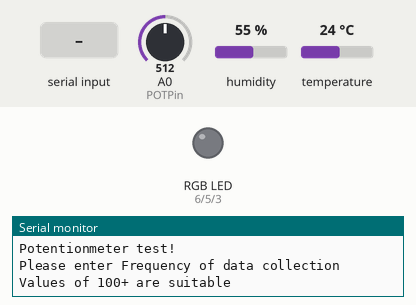
Simulated run of this sketch. Board: Arduino Uno, built with avr-gcc and run on an emulated ATmega328P. On the bench: an RGB LED mixed from three pins (HIGH = lit), the last lines printed to the serial monitor. The inputs (shaded band) are chosen by the test bench; at power-on: A0 (POTPin) = 512, humidity 55 %, temperature 24 °C. Dim RGB values are drawn brighter than linear.

Above: at 0.8 s.
0.9 s: "90,45\n" received over Serial
At 2.3 s:
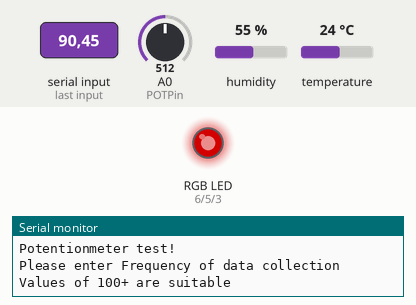
2.9 s: A0 (POTPin) set to 900
At 4.5 s:
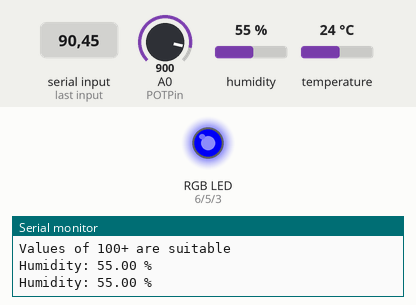
4.8 s: A0 (POTPin) set to 828
6.8 s: A0 (POTPin) set to 805
At 8.0 s:
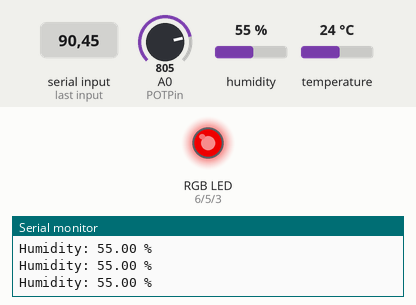
8.8 s: A0 (POTPin) set to 122
At 10.3 s:
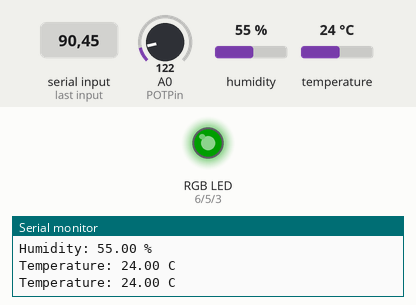
10.7 s: A0 (POTPin) set to 193
At 12.0 s:
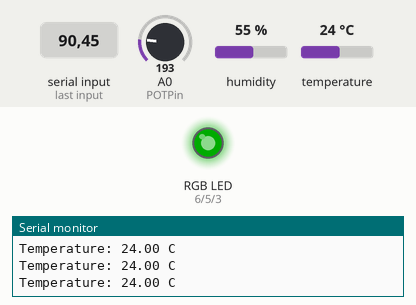
12.7 s: A0 (POTPin) set to 221
At 13.7 s:
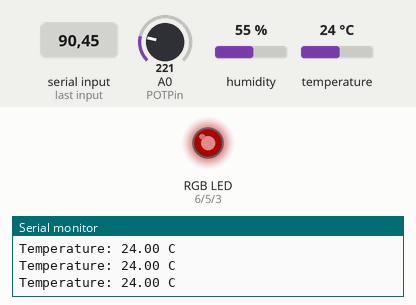
Timing chart, 0 to 15.7 s (numbered marks = the images above; inputs shaded):
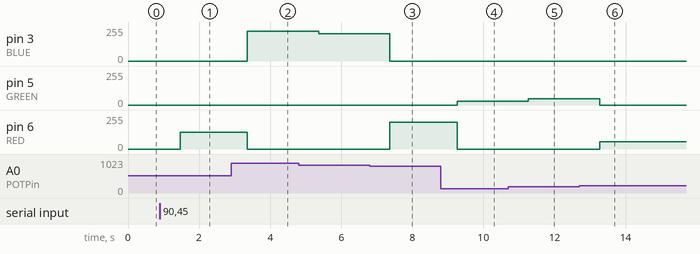

Measured:
- the behaviour switches between 204 and 205 on A0 (POTPin) (found by bisection; images 5 and 6)
- after the input at 0.9 s, pin 6 (RED): 0/255 → 127/255 after 0.57 s
- after the input at 2.9 s, pin 3 (BLUE): 0/255 → 224/255 after 0.46 s; pin 6 (RED): 127/255 → 0/255 after 0.46 s
- after the input at 4.8 s, pin 3 (BLUE): 224/255 → 206/255 after 0.56 s
- after the input at 6.8 s, pin 3 (BLUE): 206/255 → 0/255 after 0.57 s; pin 6 (RED): 0/255 → 200/255 after 0.57 s
- after the input at 8.8 s, pin 5 (GREEN): 0/255 → 30/255 after 0.46 s; pin 6 (RED): 200/255 → 0/255 after 0.46 s
- after the input at 10.7 s, pin 5 (GREEN): 30/255 → 48/255 after 0.56 s
- after the input at 12.7 s, pin 5 (GREEN): 48/255 → 0/255 after 0.57 s; pin 6 (RED): 0/255 → 55/255 after 0.57 s

The sketch:

Potentionmeter_V2_JL.ino
```cpp
/*
    Potentionmeter Control of DHT11 Sensor Output
    Created by: Jacob Lawson
    Date: 03/06/2020
*/

#include "DHT.h"  // required library for the commands used below

#define DHTPIN 4     // what pin we're connected to
#define DHTTYPE DHT11   // DHT 11
// RGB LED output ports
#define BLUE 3
#define GREEN 5
#define RED 6

// Initialize DHT sensor for normal 16mhz Arduino
DHT dht(DHTPIN, DHTTYPE);

int POTPin = A0;  // potentionmeter input at pin A0;
int POTreadvalue; // read value variable
int DataFreq1;     // user defined rate of data collection
int DataFreq2;     // rate of DHT data collection
float Voltage;      // true voltage value across potentionmeter
int redValue;       // rgb RED value
int greenValue;     // rgb green value
int blueValue;      // rgb BLUE value
int ColourCycle = 255;

void setup() {

  // set pins to output
  pinMode(RED, OUTPUT);
  pinMode(GREEN, OUTPUT);
  pinMode(BLUE, OUTPUT);

  // write to pins
  digitalWrite(RED, LOW);
  digitalWrite(GREEN, LOW);
  digitalWrite(BLUE, LOW);

  // put your setup code here, to run once:
  pinMode(POTPin, INPUT);
  Serial.begin(9600);

  Serial.println("Potentionmeter test!");

  Serial.println("Please enter Frequency of data collection");
  Serial.println("Values of 100+ are suitable");
  while(Serial.available()==0){
        // makes the code wait until a number is entered
  }
  DataFreq1 = Serial.parseInt();
  DataFreq2 = 5 * DataFreq1;
  dht.begin();
}

void loop() {
  // put your main code here, to run repeatedly:

  delay(DataFreq2);

  float h = dht.readHumidity();
  // Read temperature as Celsius
  float t = dht.readTemperature();

  // Check if any reads failed and exit early (to try again).
  if (isnan(h) || isnan(t)) {
    Serial.println("Failed to read from DHT sensor!");
    return;
  }


  POTreadvalue = analogRead(POTPin);
  Voltage = POTreadvalue/204.6;
  //  Serial.println(Voltage);
  delay(DataFreq1);

  if ( Voltage > 4.00){

      Serial.print("Humidity: ");
      Serial.print(h);
      Serial.println(" %\t");

      blueValue = Voltage * 51;
      analogWrite(BLUE, blueValue);
      analogWrite(GREEN, 0);
      analogWrite(RED, 0);
      delay(DataFreq2);
  }
  if ( Voltage < 1.00){

      Serial.print("Temperature: ");
      Serial.print(t);
      Serial.println(" C\t");

      greenValue = Voltage * 51;
      analogWrite(GREEN, greenValue);
      analogWrite(RED, 0);
      analogWrite(BLUE, 0);
      delay(DataFreq2);
  }
  if ( Voltage > 1.00 && Voltage < 4.00){

      redValue = Voltage * 51;
      analogWrite(RED, redValue);
      analogWrite(GREEN, 0);
      analogWrite(BLUE, 0);
      delay(DataFreq1);
  }

}
```
